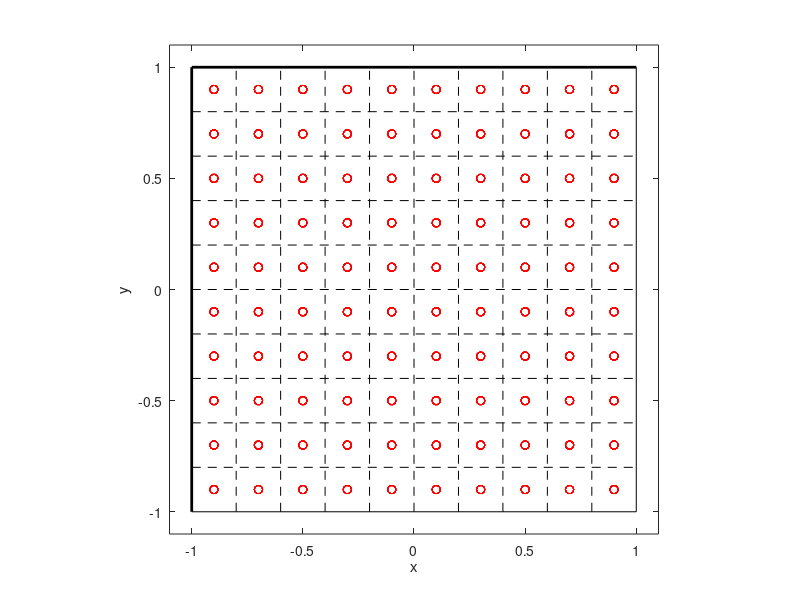

Recreate this plot in MATLAB.
% Plot the grid used for PRE-PROCESSING interpolation

dx = 0.2;
x = -1:dx:1;

figure
plot([-1,-1],[-1,1],'k','LineWidth',2);
hold on
plot([1,1],[-1,1],'k',[-1,1],[-1,-1],'k',[-1,1],[1,1],'k','LineWidth',2)

for i = 2 : length(x) - 1
    plot([-1,1],[x(i),x(i)],'--k')
    plot([x(i),x(i)],[-1,1],'--k')
    plot(x(i)-dx/2 * ones(length(x)-1),x(2)-dx/2:dx:x(end)-dx/2,'or')
end

plot(x(end)-dx/2 * ones(length(x)-1),x(2)-dx/2:dx:x(end)-dx/2,'or')
xlabel('x')
ylabel('y')
axis([-1.1 1.1 -1.1 1.1])
axis equal
